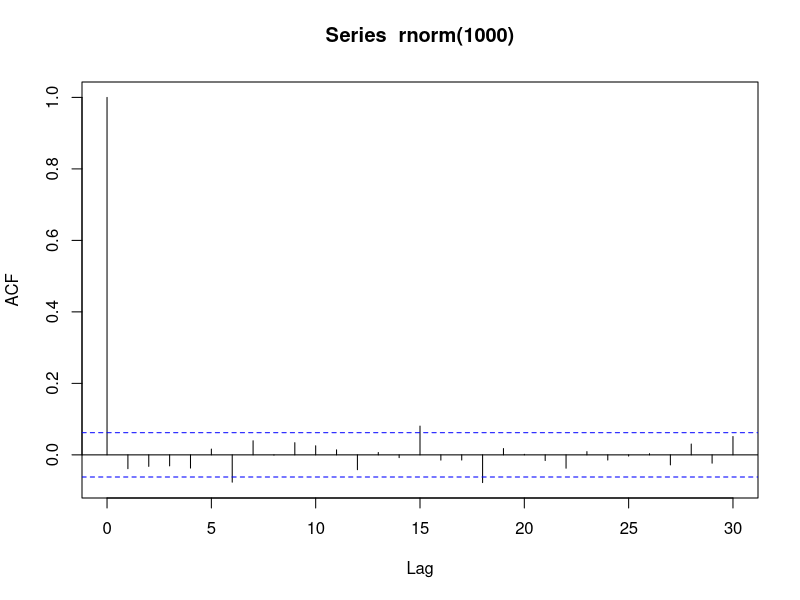
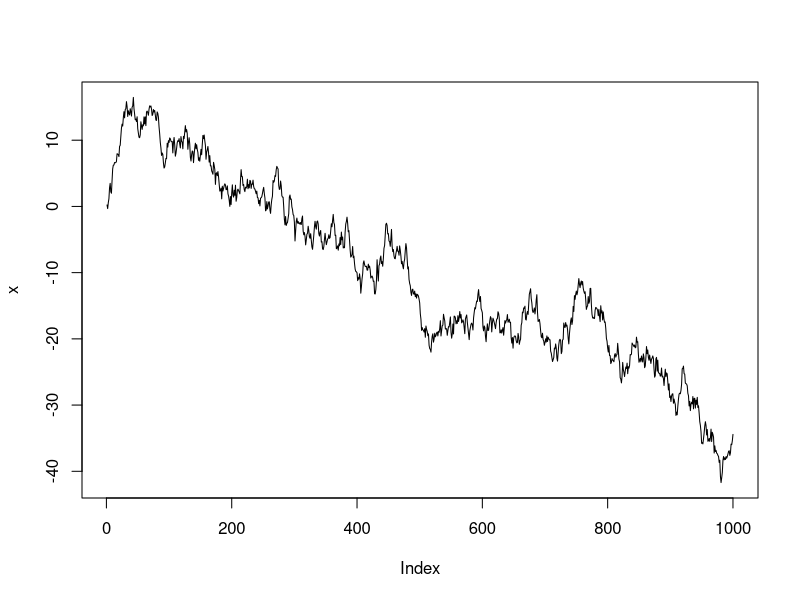
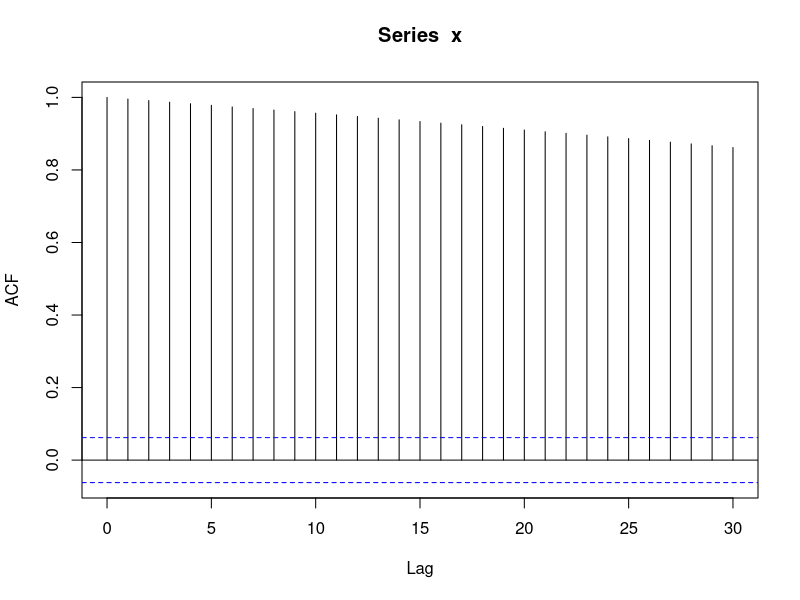

Reproduce these figures in R, in order.
# White noise
set.seed(1)
acf(rnorm(1000))
set.seed(1)
var(rnorm(1000, mean = 0, sd = 1))

# Random Walk
set.seed(4)
x <- w <- rnorm(1000)
for(t in 2:1000)
  x[t] <- x[t-1] + w[t]
plot(x,type = "l")
acf(x)

# Fitting random walks to financial data